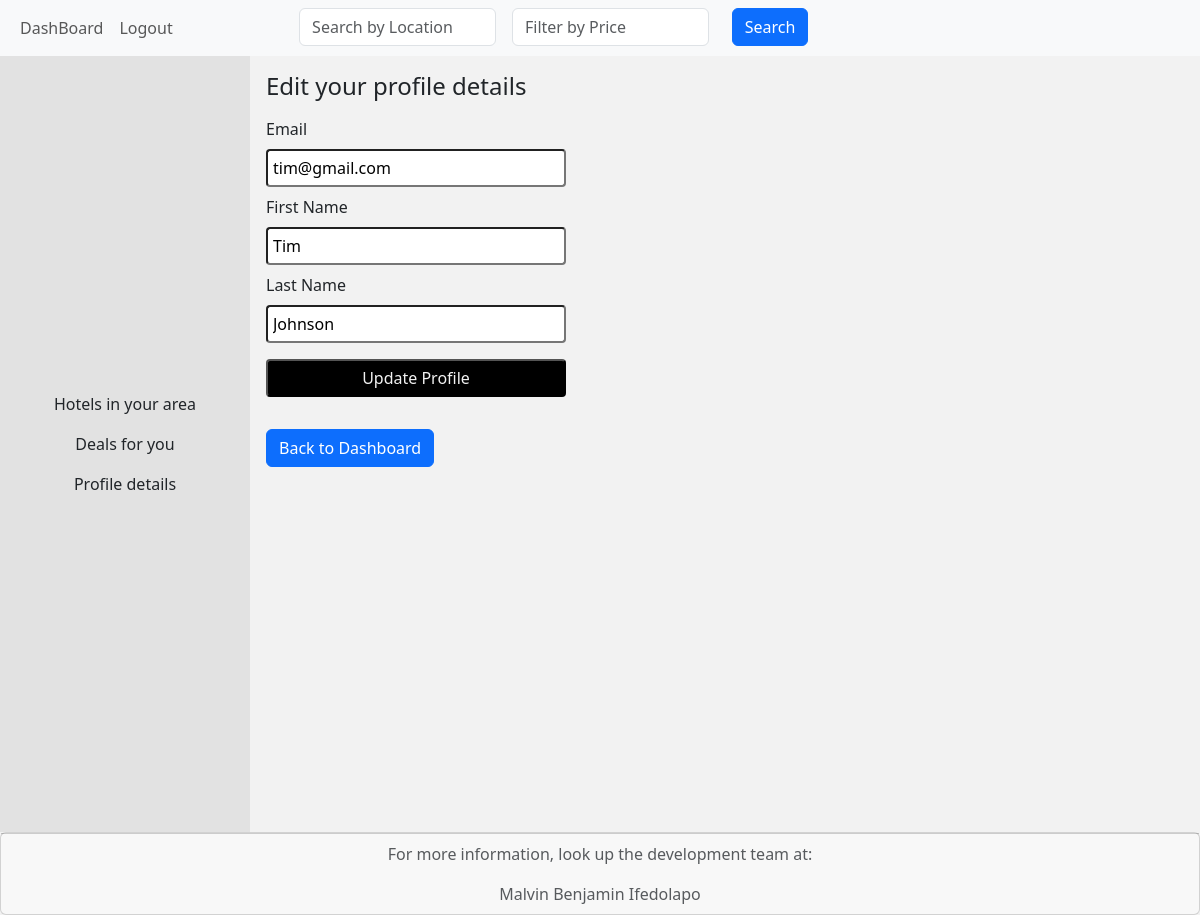
/auth/profile (signed in), run on the app's committed database.
### website/models.py (models this page shows)
class User(db.Model, UserMixin):
    id = db.Column(db.Integer, primary_key=True)
    email = db.Column(db.String(100), nullable=False, unique=True)
    firstName = db.Column(db.String(50), nullable=False)
    lastName = db.Column(db.String(50), nullable=False)
    password = db.Column(db.String(80), nullable=False)
    hotels = db.relationship('Hotels')

### website/auth.py (the view)
@auth.route('/profile', methods=['GET', 'POST'])
@login_required
def profile():
    user = User.query.all()
    if request.method == 'POST':
        current_user.email = request.form.get('email')
        current_user.firstName = request.form.get('firstName')
        current_user.lastName = request.form.get('lastName')
        try:
            db.session.commit()
            flash('Profile updated')
            return redirect('/dashboard')
        except:
            return "Update unsuccessful"
    else:
        return render_template('Profile.html', user=current_user)

### website/__init__.py (called while the page is built)
def create_app():
    app = Flask(__name__)
    app.config['SECRET_KEY'] = 'Thisisthekey'
    app.config['SQLALCHEMY_DATABASE_URI'] = f'sqlite:///{DB_NAME}'
    db.init_app(app)
    from .views import views
    from .auth import auth
    app.register_blueprint(views, url_prefix='/')
    app.register_blueprint(auth, url_prefix='/auth')
    from .models import User, Hotels
    with app.app_context():
        db.create_all()
    login_manager = LoginManager()
    login_manager.login_view = 'auth.login'
    login_manager.init_app(app)
    @login_manager.user_loader
    def load_user(id):
        return User.query.get(int(id))
    @app.context_processor
    def global_var():
        user=current_user
        return {'user': user}
    return app

### website/templates/Profile.html (shortened to what this page needs)
{% extends 'Base.html' %}
{% block content %}
<div class="profile-dashboard">
    <section class="profile-sidebar">
        <a href="{{ url_for('views.dashboard') }}">Hotels in your area</a>
        <a href="" onclick="alert('Feature coming soon')">Deals for you</a>
        <a href="{{ url_for('auth.profile') }}">Profile details </a>
    </section>
    <div class="profile-main">
        <h4>Edit your profile details</h4>
        <form action="{{ url_for('auth.profile') }}" method="POST">
            <label for="email">Email</label>
            <input type="email" name="email" id="email" value = "{{ user.email }}" required>
            <label for="firstName">First Name</label>
            <input type="text" id="firstName" name="firstName" value="{{ user.firstName }}" required>
            <label for="lastName">Last Name</label>
            <input type="text" name="lastName" id="lastName" value="{{ user.lastName }}" required>
            <input type="submit" value="Update Profile" id="profile-submit">
        </form>
        <a href="{{ url_for('views.dashboard') }}" class="btn btn-primary mt-4 mb-4">Back to Dashboard</a>
    </div>
    </div>
{% endblock %}

### website/static/style.css (style rules this page uses)
* { margin: 0; padding: 0; }
body { background-color: #f2f2f2; }
a { text-decoration: none; color: inherit; }
.profile-dashboard { display: flex; flex-direction: row; gap: 1rem; }
.profile-sidebar { display: flex; flex-direction: column; gap: 1rem; width: 250px; text-align: center; height: 97vh; align-items: center; justify-content: center; background-color: #e2e2e2; }
.profile-main h4 { margin: 1rem 0; }
.profile-main form { display: flex; flex-direction: column; gap: 0.5rem; }
.profile-main input { width: 300px; padding: 5px; border-radius: 4px; }
#profile-submit { background: black; color: #f2f2f2; margin: 0.5rem 0; }

### data on the page
User: email "tim@gmail.com", firstName "Tim", lastName "Johnson"
